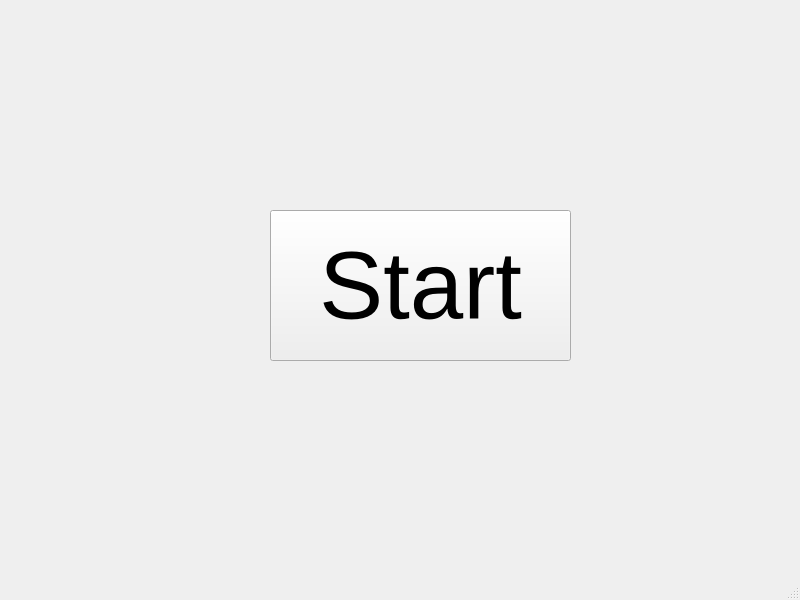
<?xml version="1.0" encoding="UTF-8"?>
<ui version="4.0">
 <class>MainWindow</class>
 <widget class="QMainWindow" name="MainWindow">
  <property name="geometry">
   <rect>
    <x>0</x>
    <y>0</y>
    <width>800</width>
    <height>600</height>
   </rect>
  </property>
  <property name="windowTitle">
   <string>MainWindow</string>
  </property>
  <widget class="QWidget" name="centralwidget">
   <widget class="QPushButton" name="btnstart">
    <property name="geometry">
     <rect>
      <x>270</x>
      <y>210</y>
      <width>301</width>
      <height>151</height>
     </rect>
    </property>
    <property name="font">
     <font>
      <pointsize>72</pointsize>
     </font>
    </property>
    <property name="text">
     <string>Start</string>
    </property>
   </widget>
  </widget>
  <widget class="QMenuBar" name="menubar">
   <property name="geometry">
    <rect>
     <x>0</x>
     <y>0</y>
     <width>800</width>
     <height>26</height>
    </rect>
   </property>
  </widget>
  <widget class="QStatusBar" name="statusbar"/>
 </widget>
 <resources/>
 <connections/>
</ui>
